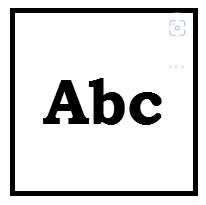
#> input picture ImageProcessingExercises/Basics/maxAndMinFilter/base.jpg, 206 x 205 px, found by its file name
$ python main.py
#> lines starting #> are read from the running program, lines starting #| are printed output that depends on the picture
import cv2
import scipy.ndimage

base = cv2.imread("maxAndMinFilter\\base.jpg")
#> base is the input picture: shape (205, 206, 3); mean B, G, R 217, 217, 216.9
grayScale = cv2.cvtColor(base, cv2.COLOR_BGR2GRAY)

maxFilter = scipy.ndimage.maximum_filter(grayScale, size=5)
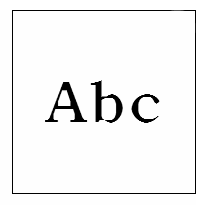
#> maxFilter: shape (205, 206); min 0, max 255, mean 242.9
minFilter = scipy.ndimage.minimum_filter(grayScale, size=5)
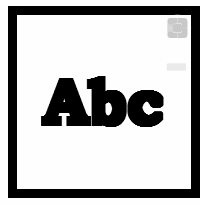
#> minFilter: shape (205, 206); min 0, max 255, mean 190.6

cv2.imwrite("maxAndMinFilter\\maxBase.jpg", maxFilter)
cv2.imwrite("maxAndMinFilter\\minBase.jpg", minFilter)
